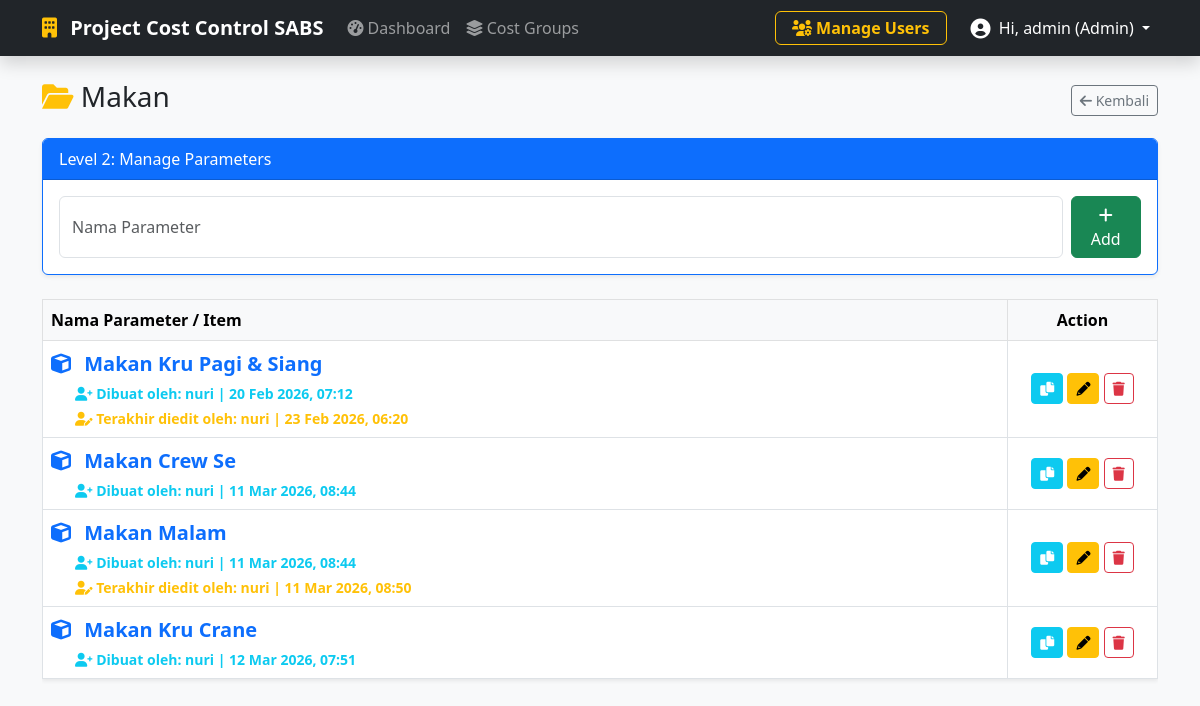
The app's page /group_detail.php?id=25 (signed in) with its own data.
### tables this page shows
CREATE TABLE `cost_groups` (
  `id` int(11) NOT NULL,
  `group_name` varchar(100) NOT NULL,
  `created_by_role` enum('admin','karyawan') NOT NULL DEFAULT 'admin',
  `created_by_user` varchar(100) DEFAULT 'Sistem',
  `created_at` timestamp NOT NULL DEFAULT current_timestamp()
);

CREATE TABLE `cost_parameters` (
  `id` int(11) NOT NULL,
  `group_id` int(11) NOT NULL,
  `parameter_name` varchar(150) NOT NULL,
  `created_by_user` varchar(100) DEFAULT 'Sistem',
  `created_at` timestamp NOT NULL DEFAULT current_timestamp(),
  `updated_by_user` varchar(100) DEFAULT NULL,
  `updated_at` timestamp NULL DEFAULT NULL
);

### group_detail.php (the view, shortened to what this page needs)
<?php
require 'config.php';
require 'header.php';
$group_id = $_GET['id'] ?? 0;
$stmt = $pdo->prepare("SELECT * FROM cost_groups WHERE id = ?");
$stmt->execute([$group_id]);
$group = $stmt->fetch();
$editData = null;
$params = $pdo->prepare("SELECT * FROM cost_parameters WHERE group_id = ? ORDER BY id ASC");
$params->execute([$group_id]);
$paramList = $params->fetchAll();
?>
<div class="d-flex justify-content-between align-items-center mb-3">
    <h3><i class="fas fa-folder-open text-warning"></i> <?= htmlspecialchars($group['group_name']) ?></h3>
    <a href="groups.php" class="btn btn-outline-secondary btn-sm"><i class="fas fa-arrow-left"></i> Kembali</a>
</div>
<div class="card mb-4 border-primary shadow-sm">
    <div class="card-header bg-primary text-white">Level 2: Manage Parameters</div>
    <div class="card-body">
        <form method="POST" class="d-flex gap-2">
            <input type="text" name="param_name" class="form-control" placeholder="Nama Parameter" value="<?= htmlspecialchars($editData['parameter_name'] ?? '') ?>" required style="text-transform: capitalize;">
            <button type="submit" name="save_param" class="btn <?= $editData ? 'btn-warning' : 'btn-success' ?>">
                <i class="fas <?= $editData ? 'fa-save' : 'fa-plus' ?>"></i> <?= $editData ? 'Update' : 'Add' ?>
            </button>
        </form>
    </div>
</div>
<div class="table-responsive">
    <table class="table table-hover table-bordered align-middle shadow-sm">
        <thead class="table-light">
            <tr><th>Nama Parameter / Item</th><th class="text-center" width="150">Action</th></tr>
        </thead>
        <tbody>
            <?php foreach($paramList as $p): ?>
            <tr class="<?= ($editData && $editData['id'] == $p['id']) ? 'table-warning' : '' ?>">
                <td>
                    <a href="manage_fields.php?id=<?= $p['id'] ?>" class="fw-bold text-decoration-none text-primary fs-5">
                        <i class="fas fa-cube me-2"></i> <?= htmlspecialchars($p['parameter_name']) ?>
                    </a>
                    <div class="ms-4 mt-1">
                        <small class="text-info fw-bold d-block">
                            <i class="fas fa-user-plus"></i> Dibuat oleh: <?= htmlspecialchars($p['created_by_user'] ?? 'Sistem') ?>
                            | <?= $p['created_at'] ? date('d M Y, H:i', strtotime($p['created_at'])) : '-' ?>
                        </small>
                        <?php if(!empty($p['updated_by_user'])): ?>
                        <small class="text-warning fw-bold d-block mt-1">
                            <i class="fas fa-user-edit"></i> Terakhir diedit oleh: <?= htmlspecialchars($p['updated_by_user']) ?>
                            | <?= $p['updated_at'] ? date('d M Y, H:i', strtotime($p['updated_at'])) : '-' ?>
                        </small>
                        <?php endif; ?>
                    </div>
                </td>
                <td class="text-center">
                    <a href="group_detail.php?id=<?= $group_id ?>&dup_param=<?= $p['id'] ?>" class="btn btn-sm btn-info text-white" onclick="return confirm('Duplicate?')"><i class="fas fa-copy"></i></a>
                    <a href="group_detail.php?id=<?= $group_id ?>&edit_param=<?= $p['id'] ?>" class="btn btn-sm btn-warning"><i class="fas fa-pencil-alt"></i></a>
                    <a href="group_detail.php?id=<?= $group_id ?>&del_param=<?= $p['id'] ?>" class="btn btn-sm btn-outline-danger" onclick="return confirm('Hapus?')"><i class="fas fa-trash"></i></a>
                </td>
            </tr>
            <?php endforeach; ?>
        </tbody>
    </table>
</div>
<?php require 'footer.php'; ?>

### records on screen
cost_groups: group_name "Makan"
cost_parameters: parameter_name "Makan Kru Pagi & Siang", created_by_user "nuri", created_at "20 Feb 2026, 07:12", updated_by_user "nuri", updated_at "23 Feb 2026, 06:20"
cost_parameters: parameter_name "Makan Crew Se", created_by_user "nuri", created_at "11 Mar 2026, 08:44"
cost_parameters: parameter_name "Makan Malam", created_by_user "nuri", created_at "11 Mar 2026, 08:44", updated_by_user "nuri", updated_at "11 Mar 2026, 08:50"
cost_parameters: parameter_name "Makan Kru Crane", created_by_user "nuri", created_at "12 Mar 2026, 07:51"

### other values on screen
$_SESSION['username'] "admin"
$userRole "Admin"
